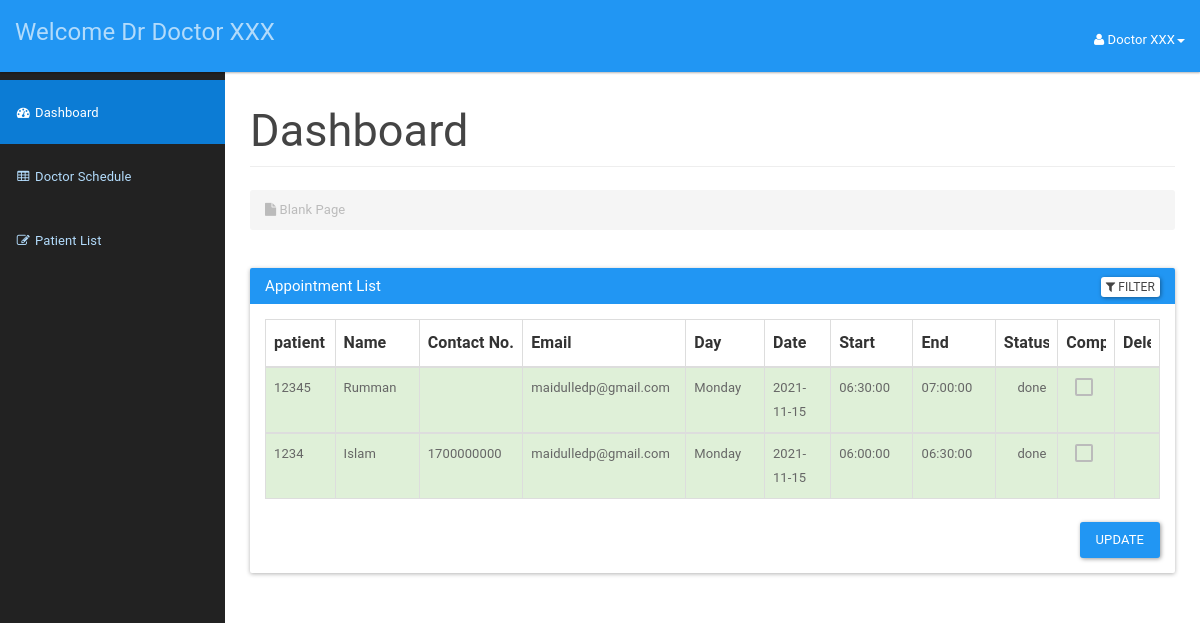
Page /doctor/doctordashboard.php (signed in) on the committed database.
### tables this page shows
CREATE TABLE `doctor` (
  `icDoctor` bigint(12) NOT NULL,
  `password` varchar(20) NOT NULL,
  `doctorId` int(3) NOT NULL,
  `doctorFirstName` varchar(50) NOT NULL,
  `doctorLastName` varchar(50) NOT NULL,
  `doctorAddress` varchar(100) NOT NULL,
  `doctorPhone` varchar(15) NOT NULL,
  `doctorEmail` varchar(20) NOT NULL,
  `doctorDOB` date NOT NULL
);

CREATE TABLE `appointment` (
  `appId` int(3) NOT NULL,
  `patientIc` bigint(12) NOT NULL,
  `scheduleId` int(10) NOT NULL,
  `appSymptom` varchar(100) NOT NULL,
  `appComment` varchar(100) NOT NULL,
  `status` varchar(10) NOT NULL DEFAULT 'process'
);

CREATE TABLE `patient` (
  `icPatient` bigint(12) NOT NULL,
  `password` varchar(20) NOT NULL,
  `patientFirstName` varchar(20) NOT NULL,
  `patientLastName` varchar(20) NOT NULL,
  `patientMaritialStatus` varchar(10) NOT NULL,
  `patientDOB` date NOT NULL,
  `patientGender` varchar(10) NOT NULL,
  `patientAddress` varchar(100) NOT NULL,
  `patientPhone` varchar(15) NOT NULL,
  `patientEmail` varchar(100) NOT NULL
);

CREATE TABLE `doctorschedule` (
  `scheduleId` int(11) NOT NULL,
  `scheduleDate` date NOT NULL,
  `scheduleDay` varchar(15) NOT NULL,
  `startTime` time NOT NULL,
  `endTime` time NOT NULL,
  `bookAvail` varchar(10) NOT NULL
);

### doctor/doctordashboard.php (the view, shortened to what this page needs)
<?php
include_once '../assets/conn/dbconnect.php';
$usersession = $_SESSION['doctorSession'];
$res=mysqli_query($con,"SELECT * FROM doctor WHERE doctorId=".$usersession);
$userRow=mysqli_fetch_array($res,MYSQLI_ASSOC);
?>
<!DOCTYPE html>
<html lang="en">
    <head>
        <link href="assets/css/material.css" rel="stylesheet">
        <link href="assets/css/sb-admin.css" rel="stylesheet">
        <link href="assets/css/style.css" rel="stylesheet">
        <link href="assets/font-awesome/css/font-awesome.css" rel="stylesheet">
    </head>
    <body>
        <div id="wrapper">
            <nav class="navbar navbar-inverse navbar-fixed-top" role="navigation">
                <div class="navbar-header">
                    <a class="navbar-brand" href="doctordashboard.php">Welcome Dr <?php echo $userRow['doctorFirstName'];?> <?php echo $userRow['doctorLastName'];?></a>
                </div>
                <ul class="nav navbar-right top-nav">
                    <li class="dropdown">
                        <a href="#" class="dropdown-toggle" data-toggle="dropdown"><i class="fa fa-user"></i> <?php echo $userRow['doctorFirstName']; ?> <?php echo $userRow['doctorLastName']; ?><b class="caret"></b></a>
                    </li>
                </ul>
                <div class="collapse navbar-collapse navbar-ex1-collapse">
                    <ul class="nav navbar-nav side-nav">
                        <li class="active">
                            <a href="doctordashboard.php"><i class="fa fa-fw fa-dashboard"></i> Dashboard</a>
                        </li>
                        <li>
                            <a href="addschedule.php"><i class="fa fa-fw fa-table"></i> Doctor Schedule</a>
                        </li>
                        <li>
                            <a href="patientlist.php"><i class="fa fa-fw fa-edit"></i> Patient List</a>
                        </li>
                    </ul>
                </div>
            </nav>
            <div id="page-wrapper">
                <div class="container-fluid">
                    <div class="row">
                        <div class="col-lg-12">
                            <h2 class="page-header">
                            Dashboard
                            </h2>
                            <ol class="breadcrumb">
                                <li class="active">
                                    <i class="fa fa-file"></i> Blank Page
                                </li>
                            </ol>
                        </div>
                    </div>
                    <div class="panel panel-primary filterable">
                       <div class="panel-heading">
                        <h3 class="panel-title">Appointment List</h3>
                        <div class="pull-right">
                            <button class="btn btn-default btn-xs btn-filter"><span class="fa fa-filter"></span> Filter</button>
                        </div>
                        </div>
                        <div class="panel-body">
                        <table class="table table-hover table-bordered">
                            <thead>
                                <tr class="filters">
                                    <th><input type="text" class="form-control" placeholder="patient Ic" disabled></th>
                                    <th><input type="text" class="form-control" placeholder="Name" disabled></th>
                                    <th><input type="text" class="form-control" placeholder="Contact No." disabled></th>
                                    <th><input type="text" class="form-control" placeholder="Email" disabled></th>
                                    <th><input type="text" class="form-control" placeholder="Day" disabled></th>
                                    <th><input type="text" class="form-control" placeholder="Date" disabled></th>
                                    <th><input type="text" class="form-control" placeholder="Start" disabled></th>
                                    <th><input type="text" class="form-control" placeholder="End" disabled></th>
                                    <th><input type="text" class="form-control" placeholder="Status" disabled></th>
                                    <th><input type="text" class="form-control" placeholder="Complete" disabled></th>
                                    <th><input type="text" class="form-control" placeholder="Delete" disabled></th>
                                </tr>
                            </thead>
                            <?php
                            $res=mysqli_query($con,"SELECT a.*, b.*,c.*
                                                    FROM patient a
                                                    JOIN appointment b
                                                    On a.icPatient = b.patientIc
                                                    JOIN doctorschedule c
                                                    On b.scheduleId=c.scheduleId
                                                    Order By appId desc");
                            while ($appointment=mysqli_fetch_array($res)) {
                                if ($appointment['status']=='process') {
                                    $status="danger";
                                    $icon='remove';
                                    $checked='';
                                } else {
                                    $status="success";
                                    $icon='ok';
                                    $checked = 'disabled';
                                }
                                echo "<tbody>";
                                echo "<tr class='$status'>";
                                    echo "<td>" . $appointment['patientIc'] . "</td>";
                                    echo "<td>" . $appointment['patientLastName'] . "</td>";
                                    echo "<td>" . $appointment['patientPhone'] . "</td>";
                                    echo "<td>" . $appointment['patientEmail'] . "</td>";
                                    echo "<td>" . $appointment['scheduleDay'] . "</td>";
                                    echo "<td>" . $appointment['scheduleDate'] . "</td>";
                                    echo "<td>" . $appointment['startTime'] . "</td>";
                                    echo "<td>" . $appointment['endTime'] . "</td>";
                                    echo "<td><span class='glyphicon glyphicon-".$icon."' aria-hidden='true'></span>".' '."". $appointment['status'] . "</td>";
                                    echo "<form method='POST'>";
                                    echo "<td class='text-center'><input type='checkbox' name='enable' id='enable' value='".$appointment['appId']."' onclick='chkit(".$appointment['appId'].",this.checked);' ".$checked."></td>";
                                    echo "<td class='text-center'><a href='#' id='".$appointment['appId']."' class='delete'><span class='glyphicon glyphicon-trash' aria-hidden='true'></span></a>
                            </td>";
                            }
                                echo "</tr>";
                           echo "</tbody>";
                       echo "</table>";
                       echo "<div class='panel panel-default'>";
                       echo "<div class='col-md-offset-3 pull-right'>";
                       echo "<button class='btn btn-primary' type='submit' value='Submit' name='submit'>Update</button>";
                        echo "</div>";
                        echo "</div>";
                        ?>
                    </div>
                </div>
                </div>
            </div>
        </div>
    </body>
</html>

### doctor/assets/css/sb-admin.css (style rules this page uses)
body { margin-top: 100px; background-color: #222; }
@media (min-width:768px) { body { margin-top: 50px; } }
#wrapper { padding-left: 0; }
#page-wrapper { min-height: 900px !important; width: 100%; padding: 0; background-color: #fff; }
@media (min-width:768px) { #wrapper { padding-left: 225px; } }
@media (min-width:768px) { #page-wrapper { padding: 10px; } }
.top-nav { padding: 0 15px; }
.top-nav>li { display: inline-block; float: left; }
.top-nav>li>a { padding-top: 17px; padding-bottom: 10px; line-height: 45px; color: white; }
@media (min-width:768px) { .side-nav { position: fixed; top: 80px; left: 225px; width: 225px; margin-left: -225px; border: none; border-radius: 0; overflow-y: auto; background-color: #222; bottom: 0; overflow-x: hidden; padding-bottom: 40px; } }
@media (min-width:768px) { .side-nav>li>a { width: 225px; } }

### doctor/assets/css/style.css (style rules this page uses)
.filterable { margin-top: 15px; }
.filterable .panel-heading .pull-right { margin-top: -20px; }
.filterable .filters input[disabled] { background-color: transparent; border: none; cursor: auto; box-shadow: none; padding: 0; height: auto; }

### rows in the picture
doctor: doctorFirstName "Doctor", doctorLastName "XXX"
appointment: patientIc "12345", patientIc.patientLastName "Rumman", patientIc.patientEmail "maidulledp@gmail.com", scheduleId.scheduleDay "Monday", scheduleId.scheduleDate "2021-11-15", scheduleId.startTime "06:30:00", scheduleId.endTime "07:00:00", status "done"
appointment: patientIc "1234", patientIc.patientLastName "Islam", patientIc.patientPhone "1700000000", patientIc.patientEmail "maidulledp@gmail.com", scheduleId.scheduleDay "Monday", scheduleId.scheduleDate "2021-11-15", scheduleId.startTime "06:00:00", scheduleId.endTime "06:30:00", status "done"
